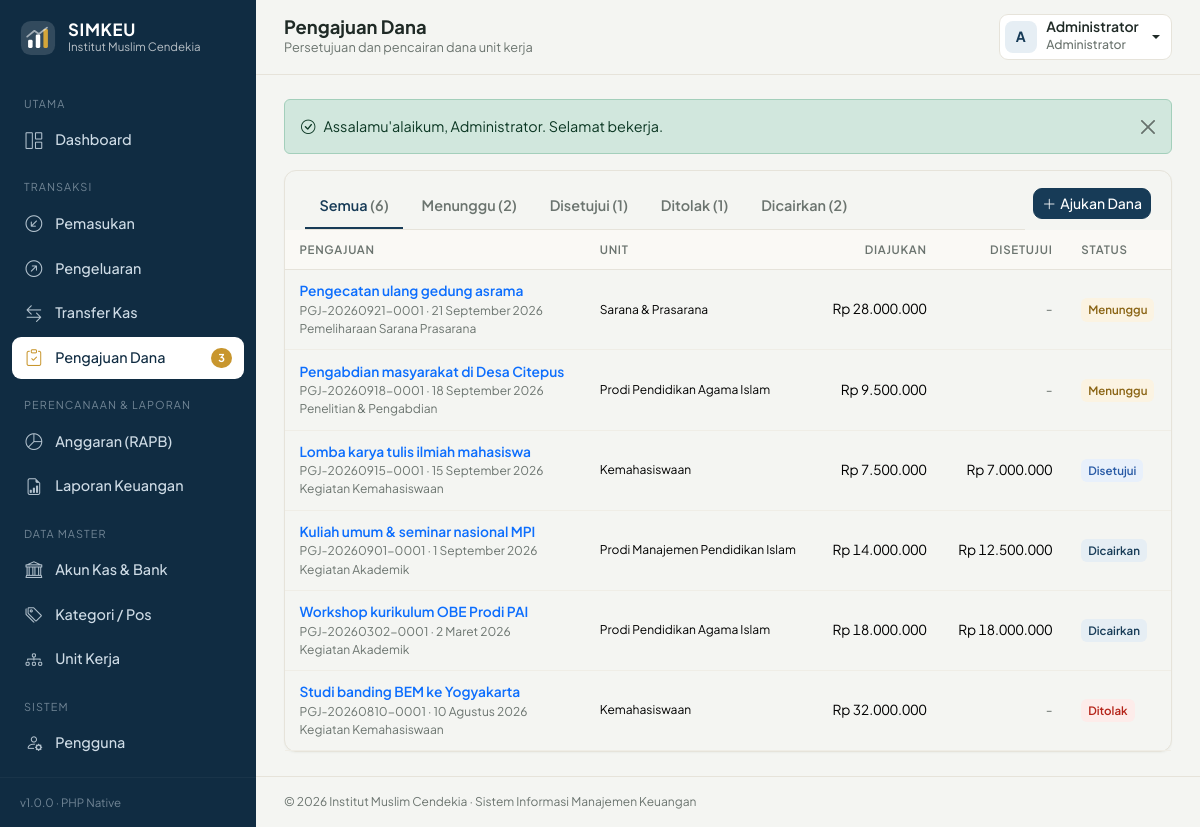
Screenshot of /index.php?page=pengajuan (signed in) with the database file from the repository.
### tables this page shows
CREATE TABLE pengajuan (
    id INT AUTO_INCREMENT PRIMARY KEY,
    no_pengajuan VARCHAR(30) NOT NULL UNIQUE,
    tanggal DATE NOT NULL,
    unit_id INT NOT NULL,
    kategori_id INT NOT NULL,
    judul VARCHAR(150) NOT NULL,
    rincian TEXT NULL,
    jumlah DECIMAL(15,2) NOT NULL,
    jumlah_disetujui DECIMAL(15,2) NULL,
    status ENUM('diajukan','disetujui','ditolak','dicairkan') NOT NULL DEFAULT 'diajukan',
    catatan VARCHAR(255) NULL,
    user_id INT NULL,
    diputuskan_oleh INT NULL,
    tgl_keputusan DATETIME NULL,
    transaksi_id INT NULL,
    created_at TIMESTAMP DEFAULT CURRENT_TIMESTAMP,
    INDEX idx_status (status),
    CONSTRAINT fk_pgj_unit FOREIGN KEY (unit_id) REFERENCES unit(id),
    CONSTRAINT fk_pgj_kategori FOREIGN KEY (kategori_id) REFERENCES kategori(id),
    CONSTRAINT fk_pgj_user FOREIGN KEY (user_id) REFERENCES users(id) ON DELETE SET NULL,
    CONSTRAINT fk_pgj_pemutus FOREIGN KEY (diputuskan_oleh) REFERENCES users(id) ON DELETE SET NULL,
    CONSTRAINT fk_pgj_trx FOREIGN KEY (transaksi_id) REFERENCES transaksi(id) ON DELETE SET NULL
);

CREATE TABLE kategori (
    id INT AUTO_INCREMENT PRIMARY KEY,
    kode VARCHAR(10) NOT NULL UNIQUE,
    nama VARCHAR(100) NOT NULL,
    tipe ENUM('masuk','keluar') NOT NULL,
    keterangan VARCHAR(255) NULL,
    aktif TINYINT(1) NOT NULL DEFAULT 1
);

CREATE TABLE unit (
    id INT AUTO_INCREMENT PRIMARY KEY,
    kode VARCHAR(10) NOT NULL UNIQUE,
    nama VARCHAR(100) NOT NULL,
    penanggung_jawab VARCHAR(100) NULL,
    aktif TINYINT(1) NOT NULL DEFAULT 1
);

### index.php (called while the page is built, shortened)
<?php
$routes = [
    'dashboard'   => ['dashboard', 'dashboard'],
    'pemasukan'   => ['transaksi', 'transaksi.view'],
    'pengeluaran' => ['transaksi', 'transaksi.view'],
    'transfer'    => ['transfer', 'transaksi.view'],
    'bukti'       => ['bukti', 'transaksi.view'],
    'pengajuan'   => ['pengajuan', 'pengajuan.view'],
    'anggaran'    => ['anggaran', 'laporan'],
    'laporan'     => ['laporan', 'laporan'],
    'akun_kas'    => ['akun_kas', 'master'],
    'kategori'    => ['kategori', 'master'],
    'unit'        => ['unit', 'master'],
    'pengguna'    => ['pengguna', 'system'],
    'pengaturan'  => ['pengaturan', 'system'],
    'log'         => ['log', 'system'],
    'profil'      => ['profil', null],
];
$page = $_GET['page'] ?? home_page();
[$module, $perm] = $routes[$page];
require __DIR__ . '/modules/' . $module . '.php';

### modules/pengajuan.php (the view, shortened to what this page needs)
<?php
$pdo = db();
$statusList = status_pengajuan_list();
    ?>
    <?php
$fStatus = isset($statusList[$_GET['status'] ?? '']) ? $_GET['status'] : '';
$where = ['1=1'];
$params = [];
$ws = implode(' AND ', $where);
$st = $pdo->prepare("SELECT status, COUNT(*) n FROM pengajuan p WHERE $ws GROUP BY status");
$st->execute($params);
$counts = $st->fetchAll(PDO::FETCH_KEY_PAIR);
$st = $pdo->prepare("SELECT p.*, u.nama unit, k.nama kategori FROM pengajuan p JOIN unit u ON u.id = p.unit_id JOIN kategori k ON k.id = p.kategori_id WHERE $ws
    ORDER BY FIELD(p.status, 'diajukan', 'disetujui', 'dicairkan', 'ditolak'), p.tanggal DESC, p.id DESC");
$st->execute($params);
$rows = $st->fetchAll();
require ROOT_PATH . '/includes/header.php';
?>
<div class="card">
    <div class="card-header pb-0 border-0 flex-wrap">
        <ul class="nav nav-tabs-line flex-grow-1 flex-nowrap overflow-auto">
            <li class="nav-item"><a class="nav-link text-nowrap <?= $fStatus === '' ? 'active' : '' ?>" href="<?= url('pengajuan') ?>">Semua <span class="text-muted">(<?= array_sum($counts) ?>)</span></a></li>
            <?php foreach ($statusList as $k => [$lbl]): ?>
                <li class="nav-item"><a class="nav-link text-nowrap <?= $fStatus === $k ? 'active' : '' ?>" href="<?= url('pengajuan', ['status' => $k]) ?>"><?= $lbl ?> <span class="text-muted">(<?= (int)($counts[$k] ?? 0) ?>)</span></a></li>
            <?php endforeach; ?>
        </ul>
        <?php if (can('pengajuan.create')): ?><a href="<?= url('pengajuan', ['act' => 'form']) ?>" class="btn btn-sm btn-primary mb-2"><i class="bi bi-plus-lg me-1"></i>Ajukan Dana</a><?php endif; ?>
    </div>
    <div class="table-responsive"><table class="table table-hover">
        <thead><tr><th>Pengajuan</th><th class="d-none d-md-table-cell">Unit</th><th class="text-end">Diajukan</th><th class="text-end d-none d-sm-table-cell">Disetujui</th><th>Status</th></tr></thead>
        <tbody><?php foreach ($rows as $r): ?>
            <tr style="cursor:pointer" onclick="location.href='<?= e(url('pengajuan', ['id' => $r['id']])) ?>'">
                <td><a href="<?= url('pengajuan', ['id' => $r['id']]) ?>" class="fw-semibold text-decoration-none"><?= e($r['judul']) ?></a>
                    <div class="small text-muted"><?= e($r['no_pengajuan']) ?> &middot; <?= tgl_indo($r['tanggal']) ?></div>
                    <div class="small text-muted"><?= e($r['kategori']) ?><span class="d-md-none"> &middot; <?= e($r['unit']) ?></span></div></td>
                <td class="small d-none d-md-table-cell"><?= e($r['unit']) ?></td>
                <td class="text-end num text-nowrap"><?= rupiah($r['jumlah']) ?></td>
                <td class="text-end num text-nowrap d-none d-sm-table-cell"><?= $r['jumlah_disetujui'] !== null ? rupiah($r['jumlah_disetujui']) : '<span class="text-muted">-</span>' ?></td>
                <td><?= status_badge($r['status']) ?></td>
            </tr>
        <?php endforeach; if (!$rows): ?>
        <?php endif; ?></tbody>
    </table></div>
</div>
<?php require ROOT_PATH . '/includes/footer.php';

### includes/functions.php (shortened to what this page needs)
<?php
function e($s): string
{
    return htmlspecialchars((string)($s ?? ''), ENT_QUOTES, 'UTF-8');
}
function url(string $page = '', array $params = []): string
{
    if ($page === '') $page = is_login() ? home_page() : 'dashboard';
    $q = array_merge(['page' => $page], $params);
    return BASE_URL . '/index.php?' . http_build_query($q);
}
function show_flash(): string
{
    $html = '';
    $icons = ['success' => 'check-circle', 'danger' => 'x-circle', 'warning' => 'exclamation-triangle', 'info' => 'info-circle'];
    foreach ($_SESSION['flash'] as [$type, $msg]) {
        $icon = $icons[$type] ?? 'info-circle';
        $html .= '<div class="alert alert-' . e($type) . ' alert-dismissible fade show d-flex align-items-center gap-2" role="alert">'
            . '<i class="bi bi-' . $icon . '"></i><div>' . e($msg) . '</div>'
            . '<button type="button" class="btn-close" data-bs-dismiss="alert" aria-label="Tutup"></button></div>';
    }
    return $html;
}
function user(?string $key = null)
{
    $u = $_SESSION['user'] ?? null;
    return $u[$key] ?? null;
}
function is_login(): bool
{
    return !empty($_SESSION['user']);
}
function can(string $perm): bool
{
    $map = [
        'dashboard'         => ['admin', 'bendahara', 'pimpinan'],
        'transaksi.view'    => ['admin', 'bendahara', 'pimpinan'],
        'transaksi.write'   => ['admin', 'bendahara'],
        'transaksi.delete'  => ['admin'],
        'master'            => ['admin', 'bendahara'],
        'laporan'           => ['admin', 'bendahara', 'pimpinan'],
        'pengajuan.view'    => ['admin', 'bendahara', 'pimpinan', 'staf'],
        'pengajuan.create'  => ['admin', 'bendahara', 'staf'],
        'pengajuan.approve' => ['admin', 'pimpinan'],
        'pengajuan.cair'    => ['admin', 'bendahara'],
        'system'            => ['admin'],
    ];
    return in_array(user('role'), $map[$perm] ?? [], true);
}
function home_page(): string
{
    return can('dashboard') ? 'dashboard' : 'pengajuan';
}
function rupiah($n, bool $prefix = true): string
{
    return ($prefix ? 'Rp ' : '') . number_format((float)$n, 0, ',', '.');
}
function tgl_indo(?string $date, bool $withDay = false): string
{
    $bulan = [1 => 'Januari', 'Februari', 'Maret', 'April', 'Mei', 'Juni', 'Juli', 'Agustus', 'September', 'Oktober', 'November', 'Desember'];
    $hari  = ['Minggu', 'Senin', 'Selasa', 'Rabu', 'Kamis', "Jum'at", 'Sabtu'];
    $ts = strtotime($date);
    $s = date('j', $ts) . ' ' . $bulan[(int)date('n', $ts)] . ' ' . date('Y', $ts);
    return $withDay ? $hari[(int)date('w', $ts)] . ', ' . $s : $s;
}
function status_pengajuan_list(): array
{
    return [
        'diajukan'  => ['Menunggu', 'bs-gold'],
        'disetujui' => ['Disetujui', 'bs-blue'],
        'ditolak'   => ['Ditolak', 'bs-red'],
        'dicairkan' => ['Dicairkan', 'bs-green'],
    ];
}
function status_badge(string $s): string
{
    $l = status_pengajuan_list()[$s] ?? [$s, 'bs-gray'];
    return '<span class="badge-soft ' . $l[1] . '">' . e($l[0]) . '</span>';
}
function logo_svg(int $size = 32): string
{
    return '<svg width="' . $size . '" height="' . $size . '" viewBox="0 0 40 40" fill="none" aria-label="Logo ' . APP_NAME . '" role="img">'
        . '<rect x="1" y="1" width="38" height="38" rx="11" fill="currentColor" opacity=".14"/>'
        . '<rect x="9" y="22" width="5" height="9" rx="1.5" fill="currentColor"/>'
        . '<rect x="17.5" y="16" width="5" height="15" rx="1.5" fill="currentColor"/>'
        . '<rect x="26" y="10" width="5" height="21" rx="1.5" fill="#D4A63A"/>'
        . '<path d="M8 18.5 16 12l5 3.5 9-7" stroke="currentColor" stroke-width="2" stroke-linecap="round" stroke-linejoin="round" opacity=".55"/>'
        . '</svg>';
}

### assets/css/style.css (style rules this page uses)
:root { --zk-primary: #173B57; --zk-primary-600: #102C42; --zk-primary-50: #E6EEF4; --zk-gold: #C8962E; --zk-gold-50: #FBF3E2; --zk-bg: #F4F5F2; --zk-surface: #FFFFFF; --zk-border: #E6E3DA; --zk-text: #1F2A26; --zk-muted: #6B746F; --zk-danger: #B42318; --zk-success: #1E7A4C; --zk-success-50: #E5F3EB; --zk-radius: 12px; --sidebar-w: 256px; --bs-body-font-family: 'Plus Jakarta Sans', system-ui, -apple-system, 'Segoe UI', sans-serif; --bs-body-bg: var(--zk-bg); --bs-body-color: var(--zk-text); --bs-border-color: var(--zk-border); --bs-primary: var(--zk-primary); --bs-primary-rgb: 23, 59, 87; --bs-link-color: var(--zk-primary); --bs-link-hover-color: var(--zk-primary-600); --bs-secondary-color: var(--zk-muted); }
body { font-size: .9rem; -webkit-font-smoothing: antialiased; }
.text-muted { color: var(--zk-muted) !important; }
.tabular, .table td.num, .num { font-variant-numeric: tabular-nums; }
.btn { border-radius: 9px; font-weight: 500; font-size: .875rem; }
.btn-primary { --bs-btn-bg: var(--zk-primary); --bs-btn-border-color: var(--zk-primary); --bs-btn-hover-bg: var(--zk-primary-600); --bs-btn-hover-border-color: var(--zk-primary-600); --bs-btn-active-bg: var(--zk-primary-600); --bs-btn-disabled-bg: var(--zk-primary); --bs-btn-disabled-border-color: var(--zk-primary); }
.card { border: 1px solid var(--zk-border); border-radius: var(--zk-radius); box-shadow: 0 1px 2px rgba(31, 42, 38, .04); }
.card-header { background: transparent; border-bottom: 1px solid var(--zk-border); padding: .9rem 1.25rem; display: flex; align-items: center; gap: .5rem; flex-wrap: wrap; }
.table { --bs-table-bg: transparent; margin: 0; font-size: .86rem; }
.table > thead th { font-size: .72rem; text-transform: uppercase; letter-spacing: .06em; color: var(--zk-muted); font-weight: 600; background: #FAF9F5; border-bottom: 1px solid var(--zk-border); white-space: nowrap; padding: .7rem .9rem; }
.table > tbody td { padding: .7rem .9rem; vertical-align: middle; border-color: #EFEDE6; }
.badge-soft { font-weight: 600; font-size: .72rem; padding: .35em .6em; border-radius: 6px; }
.bs-green { background: var(--zk-primary-50); color: var(--zk-primary); }
.bs-gold { background: var(--zk-gold-50); color: #8A6414; }
.bs-red { background: #FDECEA; color: var(--zk-danger); }
.bs-blue { background: #E8F0FB; color: #2759A5; }
.nav-tabs-line { border-bottom: 1px solid var(--zk-border); gap: .25rem; }
.nav-tabs-line .nav-link { border: 0; border-bottom: 2px solid transparent; color: var(--zk-muted); font-weight: 600; padding: .6rem .9rem; border-radius: 0; }
.nav-tabs-line .nav-link.active { color: var(--zk-primary); border-bottom-color: var(--zk-primary); background: transparent; }
.badge-soft { flex-shrink: 0; white-space: nowrap; }
.nav-tabs-line { scrollbar-width: none; }

### rows the page displays
pengajuan: judul "Pengecatan ulang gedung asrama", no_pengajuan "PGJ-20260921-0001", tanggal "21 September 2026", kategori.nama "Pemeliharaan Sarana Prasarana", unit.nama "Sarana & Prasarana", jumlah "Rp 28.000.000", status "Menunggu"
pengajuan: judul "Pengabdian masyarakat di Desa Citepus", no_pengajuan "PGJ-20260918-0001", tanggal "18 September 2026", kategori.nama "Penelitian & Pengabdian", unit.nama "Prodi Pendidikan Agama Islam", jumlah "Rp 9.500.000", status "Menunggu"
pengajuan: judul "Lomba karya tulis ilmiah mahasiswa", no_pengajuan "PGJ-20260915-0001", tanggal "15 September 2026", kategori.nama "Kegiatan Kemahasiswaan", unit.nama "Kemahasiswaan", jumlah "Rp 7.500.000", jumlah_disetujui "Rp 7.000.000", status "Disetujui"
pengajuan: judul "Kuliah umum & seminar nasional MPI", no_pengajuan "PGJ-20260901-0001", tanggal "1 September 2026", kategori.nama "Kegiatan Akademik", unit.nama "Prodi Manajemen Pendidikan Islam", jumlah "Rp 14.000.000", jumlah_disetujui "Rp 12.500.000", status "Dicairkan"
pengajuan: judul "Workshop kurikulum OBE Prodi PAI", no_pengajuan "PGJ-20260302-0001", tanggal "2 Maret 2026", kategori.nama "Kegiatan Akademik", unit.nama "Prodi Pendidikan Agama Islam", jumlah "Rp 18.000.000", jumlah_disetujui "Rp 18.000.000", status "Dicairkan"
pengajuan: judul "Studi banding BEM ke Yogyakarta", no_pengajuan "PGJ-20260810-0001", tanggal "10 Agustus 2026", kategori.nama "Kegiatan Kemahasiswaan", unit.nama "Kemahasiswaan", jumlah "Rp 32.000.000", status "Ditolak"

### other values shown
APP_NAME "SIMKEU"
setting('nama_lembaga', APP_DESC) "Institut Muslim Cendekia"
$m['header'] "UTAMA"
$m['label'] "Dashboard"
$m['header'] "TRANSAKSI"
$m['label'] "Pemasukan"
$m['label'] "Pengeluaran"
$m['label'] "Transfer Kas"
$m['label'] "Pengajuan Dana"
$m['header'] "PERENCANAAN & LAPORAN"
$m['label'] "Anggaran (RAPB)"
$m['label'] "Laporan Keuangan"
$m['header'] "DATA MASTER"
$m['label'] "Akun Kas & Bank"
$m['label'] "Kategori / Pos"
